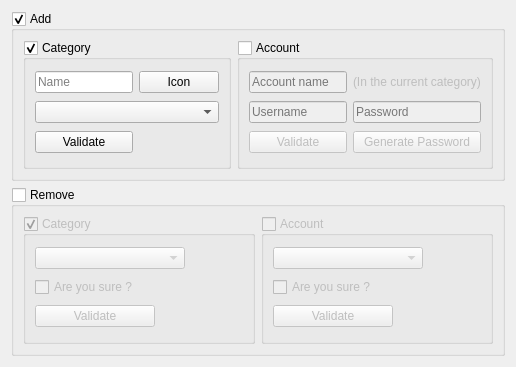
<?xml version="1.0" encoding="UTF-8"?>
<ui version="4.0">
 <class>AddRemoveForm</class>
 <widget class="QWidget" name="AddRemoveForm">
  <property name="geometry">
   <rect>
    <x>0</x>
    <y>0</y>
    <width>516</width>
    <height>367</height>
   </rect>
  </property>
  <property name="minimumSize">
   <size>
    <width>516</width>
    <height>367</height>
   </size>
  </property>
  <property name="maximumSize">
   <size>
    <width>516</width>
    <height>367</height>
   </size>
  </property>
  <property name="windowTitle">
   <string>Form</string>
  </property>
  <layout class="QVBoxLayout" name="verticalLayout">
   <item>
    <widget class="QGroupBox" name="addGroupBox">
     <property name="title">
      <string>Add</string>
     </property>
     <property name="flat">
      <bool>true</bool>
     </property>
     <property name="checkable">
      <bool>true</bool>
     </property>
     <layout class="QHBoxLayout" name="horizontalLayout">
      <item>
       <widget class="QGroupBox" name="categoryAddGroupBox">
        <property name="title">
         <string>Category</string>
        </property>
        <property name="flat">
         <bool>true</bool>
        </property>
        <property name="checkable">
         <bool>true</bool>
        </property>
        <property name="checked">
         <bool>true</bool>
        </property>
        <layout class="QGridLayout" name="gridLayout">
         <item row="0" column="0">
          <widget class="QLineEdit" name="categoryNameAddLineEdit">
           <property name="inputMask">
            <string/>
           </property>
           <property name="text">
            <string/>
           </property>
           <property name="placeholderText">
            <string>Name</string>
           </property>
           <property name="clearButtonEnabled">
            <bool>true</bool>
           </property>
          </widget>
         </item>
         <item row="0" column="1">
          <widget class="QPushButton" name="iconCategoryAddPushButton">
           <property name="text">
            <string>Icon</string>
           </property>
          </widget>
         </item>
         <item row="1" column="0" colspan="2">
          <widget class="QComboBox" name="previewCategoryAddComboBox"/>
         </item>
         <item row="2" column="0">
          <widget class="QPushButton" name="validateCategoryAddPushButton">
           <property name="text">
            <string>Validate</string>
           </property>
          </widget>
         </item>
        </layout>
       </widget>
      </item>
      <item>
       <widget class="QGroupBox" name="accountAddGroupBox">
        <property name="title">
         <string>Account</string>
        </property>
        <property name="flat">
         <bool>true</bool>
        </property>
        <property name="checkable">
         <bool>true</bool>
        </property>
        <property name="checked">
         <bool>false</bool>
        </property>
        <layout class="QGridLayout" name="gridLayout_2">
         <item row="0" column="0">
          <widget class="QLineEdit" name="accountNameAddLineEdit">
           <property name="placeholderText">
            <string>Account name</string>
           </property>
           <property name="clearButtonEnabled">
            <bool>true</bool>
           </property>
          </widget>
         </item>
         <item row="1" column="0">
          <widget class="QLineEdit" name="accountUserNameAddLineEdit">
           <property name="placeholderText">
            <string>Username</string>
           </property>
           <property name="clearButtonEnabled">
            <bool>true</bool>
           </property>
          </widget>
         </item>
         <item row="1" column="1">
          <widget class="QLineEdit" name="accountPasswordAddLineEdit">
           <property name="placeholderText">
            <string>Password</string>
           </property>
           <property name="clearButtonEnabled">
            <bool>true</bool>
           </property>
          </widget>
         </item>
         <item row="2" column="0">
          <widget class="QPushButton" name="validateAccountAddPushButton">
           <property name="text">
            <string>Validate</string>
           </property>
          </widget>
         </item>
         <item row="0" column="1">
          <widget class="QLabel" name="label">
           <property name="text">
            <string>(In the current category)</string>
           </property>
          </widget>
         </item>
         <item row="2" column="1">
          <widget class="QPushButton" name="generatePasswordPushButton">
           <property name="text">
            <string>Generate Password</string>
           </property>
          </widget>
         </item>
        </layout>
       </widget>
      </item>
     </layout>
    </widget>
   </item>
   <item>
    <widget class="QGroupBox" name="removeGroupBox">
     <property name="title">
      <string>Remove</string>
     </property>
     <property name="flat">
      <bool>true</bool>
     </property>
     <property name="checkable">
      <bool>true</bool>
     </property>
     <property name="checked">
      <bool>false</bool>
     </property>
     <layout class="QHBoxLayout" name="horizontalLayout_2">
      <item>
       <widget class="QGroupBox" name="categoryRemoveGroupBox">
        <property name="title">
         <string>Category</string>
        </property>
        <property name="flat">
         <bool>true</bool>
        </property>
        <property name="checkable">
         <bool>true</bool>
        </property>
        <property name="checked">
         <bool>true</bool>
        </property>
        <layout class="QGridLayout" name="gridLayout_3">
         <item row="0" column="1">
          <spacer name="horizontalSpacer_2">
           <property name="orientation">
            <enum>Qt::Horizontal</enum>
           </property>
           <property name="sizeHint" stdset="0">
            <size>
             <width>59</width>
             <height>20</height>
            </size>
           </property>
          </spacer>
         </item>
         <item row="0" column="0">
          <widget class="QComboBox" name="selectCategoryRemoveComboBox">
           <property name="minimumSize">
            <size>
             <width>150</width>
             <height>0</height>
            </size>
           </property>
           <property name="placeholderText">
            <string/>
           </property>
          </widget>
         </item>
         <item row="3" column="1">
          <spacer name="horizontalSpacer_3">
           <property name="orientation">
            <enum>Qt::Horizontal</enum>
           </property>
           <property name="sizeHint" stdset="0">
            <size>
             <width>40</width>
             <height>20</height>
            </size>
           </property>
          </spacer>
         </item>
         <item row="3" column="0">
          <widget class="QPushButton" name="validateCategoryRemovePushButton">
           <property name="minimumSize">
            <size>
             <width>90</width>
             <height>0</height>
            </size>
           </property>
           <property name="maximumSize">
            <size>
             <width>120</width>
             <height>16777215</height>
            </size>
           </property>
           <property name="text">
            <string>Validate</string>
           </property>
          </widget>
         </item>
         <item row="1" column="0">
          <widget class="QCheckBox" name="sureCategoryRemoveCheckBox">
           <property name="text">
            <string>Are you sure ?</string>
           </property>
          </widget>
         </item>
        </layout>
       </widget>
      </item>
      <item>
       <widget class="QGroupBox" name="accountRemoveGroupBox">
        <property name="title">
         <string>Account</string>
        </property>
        <property name="flat">
         <bool>true</bool>
        </property>
        <property name="checkable">
         <bool>true</bool>
        </property>
        <property name="checked">
         <bool>false</bool>
        </property>
        <layout class="QGridLayout" name="gridLayout_4">
         <item row="0" column="0">
          <widget class="QComboBox" name="selectAccountRemoveComboBox">
           <property name="minimumSize">
            <size>
             <width>150</width>
             <height>0</height>
            </size>
           </property>
           <property name="placeholderText">
            <string/>
           </property>
          </widget>
         </item>
         <item row="0" column="1">
          <spacer name="horizontalSpacer_4">
           <property name="orientation">
            <enum>Qt::Horizontal</enum>
           </property>
           <property name="sizeHint" stdset="0">
            <size>
             <width>59</width>
             <height>20</height>
            </size>
           </property>
          </spacer>
         </item>
         <item row="2" column="0">
          <widget class="QPushButton" name="validateAccountRemovePushButton">
           <property name="minimumSize">
            <size>
             <width>90</width>
             <height>0</height>
            </size>
           </property>
           <property name="maximumSize">
            <size>
             <width>120</width>
             <height>16777215</height>
            </size>
           </property>
           <property name="text">
            <string>Validate</string>
           </property>
          </widget>
         </item>
         <item row="2" column="1">
          <spacer name="horizontalSpacer_5">
           <property name="orientation">
            <enum>Qt::Horizontal</enum>
           </property>
           <property name="sizeHint" stdset="0">
            <size>
             <width>59</width>
             <height>20</height>
            </size>
           </property>
          </spacer>
         </item>
         <item row="1" column="0">
          <widget class="QCheckBox" name="sureAccountRemoveCheckBox">
           <property name="text">
            <string>Are you sure ?</string>
           </property>
          </widget>
         </item>
        </layout>
       </widget>
      </item>
     </layout>
    </widget>
   </item>
  </layout>
 </widget>
 <resources/>
 <connections/>
</ui>
